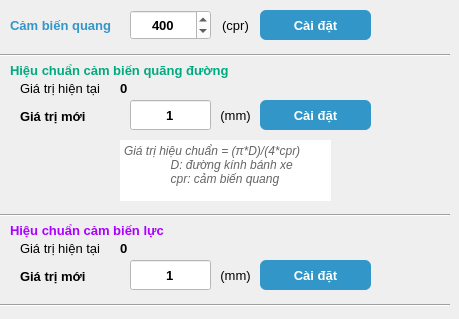
    <widget class="QWidget" name="tab_calib">
     <attribute name="title">
      <string>   Hiệu chuẩn   </string>
     </attribute>
     <widget class="QToolButton" name="toolButton_setCountPerShutdown">
      <property name="geometry">
       <rect>
        <x>260</x>
        <y>10</y>
        <width>111</width>
        <height>30</height>
       </rect>
      </property>
      <property name="font">
       <font>
        <pointsize>10</pointsize>
        <bold>true</bold>
       </font>
      </property>
      <property name="styleSheet">
       <string notr="true">QToolButton{
color: rgb(255, 255, 255);
background-color: rgb(50, 150, 200);
border: none;
border-style: outset;
border-width: 0px;
border-radius: 6px;
}
QToolButton:hover{
background-color: rgb(120, 210, 240);
color: rgb(255, 255, 255);
}</string>
      </property>
      <property name="text">
       <string>Cài đặt</string>
      </property>
      <property name="iconSize">
       <size>
        <width>50</width>
        <height>50</height>
       </size>
      </property>
      <property name="toolButtonStyle">
       <enum>Qt::ToolButtonTextOnly</enum>
      </property>
      <property name="autoRaise">
       <bool>true</bool>
      </property>
     </widget>
     <widget class="QLabel" name="label_zeroText_4">
      <property name="geometry">
       <rect>
        <x>10</x>
        <y>15</y>
        <width>111</width>
        <height>20</height>
       </rect>
      </property>
      <property name="font">
       <font>
        <pointsize>10</pointsize>
        <bold>true</bold>
       </font>
      </property>
      <property name="styleSheet">
       <string notr="true">color: rgb(50, 150, 200);</string>
      </property>
      <property name="text">
       <string>Cảm biến quang</string>
      </property>
     </widget>
     <widget class="Line" name="line_4">
      <property name="geometry">
       <rect>
        <x>0</x>
        <y>50</y>
        <width>450</width>
        <height>10</height>
       </rect>
      </property>
      <property name="orientation">
       <enum>Qt::Horizontal</enum>
      </property>
     </widget>
     <widget class="Line" name="line_5">
      <property name="geometry">
       <rect>
        <x>0</x>
        <y>210</y>
        <width>450</width>
        <height>10</height>
       </rect>
      </property>
      <property name="orientation">
       <enum>Qt::Horizontal</enum>
      </property>
     </widget>
     <widget class="Line" name="line_6">
      <property name="geometry">
       <rect>
        <x>0</x>
        <y>300</y>
        <width>450</width>
        <height>10</height>
       </rect>
      </property>
      <property name="orientation">
       <enum>Qt::Horizontal</enum>
      </property>
     </widget>
     <widget class="QLabel" name="label_Unit_3">
      <property name="geometry">
       <rect>
        <x>215</x>
        <y>15</y>
        <width>41</width>
        <height>20</height>
       </rect>
      </property>
      <property name="font">
       <font>
        <pointsize>10</pointsize>
        <bold>false</bold>
       </font>
      </property>
      <property name="text">
       <string>(cpr)</string>
      </property>
      <property name="alignment">
       <set>Qt::AlignCenter</set>
      </property>
     </widget>
     <widget class="QSpinBox" name="spinBox_countPerShutdown">
      <property name="geometry">
       <rect>
        <x>130</x>
        <y>10</y>
        <width>81</width>
        <height>30</height>
       </rect>
      </property>
      <property name="font">
       <font>
        <pointsize>10</pointsize>
        <bold>true</bold>
       </font>
      </property>
      <property name="styleSheet">
       <string notr="true">background-color: rgb(255, 255, 255);</string>
      </property>
      <property name="alignment">
       <set>Qt::AlignCenter</set>
      </property>
      <property name="minimum">
       <number>10</number>
      </property>
      <property name="maximum">
       <number>65535</number>
      </property>
      <property name="value">
       <number>400</number>
      </property>
     </widget>
     <widget class="QLineEdit" name="lineEdit_calibDistance">
      <property name="geometry">
       <rect>
        <x>130</x>
        <y>100</y>
        <width>81</width>
        <height>30</height>
       </rect>
      </property>
      <property name="font">
       <font>
        <pointsize>10</pointsize>
        <bold>true</bold>
       </font>
      </property>
      <property name="styleSheet">
       <string notr="true">background-color: rgb(255, 255, 255);</string>
      </property>
      <property name="text">
       <string>1</string>
      </property>
      <property name="alignment">
       <set>Qt::AlignCenter</set>
      </property>
     </widget>
     <widget class="QLabel" name="label_zeroText_5">
      <property name="geometry">
       <rect>
        <x>10</x>
        <y>60</y>
        <width>231</width>
        <height>20</height>
       </rect>
      </property>
      <property name="font">
       <font>
        <pointsize>10</pointsize>
        <bold>true</bold>
       </font>
      </property>
      <property name="styleSheet">
       <string notr="true">color: rgb(0, 170, 127);</string>
      </property>
      <property name="text">
       <string>Hiệu chuẩn cảm biến quãng đường</string>
      </property>
     </widget>
     <widget class="QToolButton" name="toolButton_setCalibDistance">
      <property name="geometry">
       <rect>
        <x>260</x>
        <y>100</y>
        <width>111</width>
        <height>30</height>
       </rect>
      </property>
      <property name="font">
       <font>
        <pointsize>10</pointsize>
        <bold>true</bold>
       </font>
      </property>
      <property name="styleSheet">
       <string notr="true">QToolButton{
color: rgb(255, 255, 255);
background-color: rgb(50, 150, 200);
border: none;
border-style: outset;
border-width: 0px;
border-radius: 6px;
}
QToolButton:hover{
background-color: rgb(120, 210, 240);
color: rgb(255, 255, 255);
}</string>
      </property>
      <property name="text">
       <string>Cài đặt</string>
      </property>
      <property name="iconSize">
       <size>
        <width>50</width>
        <height>50</height>
       </size>
      </property>
      <property name="toolButtonStyle">
       <enum>Qt::ToolButtonTextOnly</enum>
      </property>
      <property name="autoRaise">
       <bool>true</bool>
      </property>
     </widget>
     <widget class="QLabel" name="label">
      <property name="geometry">
       <rect>
        <x>20</x>
        <y>80</y>
        <width>91</width>
        <height>16</height>
       </rect>
      </property>
      <property name="font">
       <font>
        <pointsize>10</pointsize>
       </font>
      </property>
      <property name="text">
       <string>Giá trị hiện tại</string>
      </property>
     </widget>
     <widget class="QLabel" name="label_2">
      <property name="geometry">
       <rect>
        <x>20</x>
        <y>108</y>
        <width>91</width>
        <height>16</height>
       </rect>
      </property>
      <property name="font">
       <font>
        <pointsize>10</pointsize>
        <bold>true</bold>
       </font>
      </property>
      <property name="text">
       <string>Giá trị mới</string>
      </property>
     </widget>
     <widget class="QLabel" name="label_calibDistanceUnit">
      <property name="geometry">
       <rect>
        <x>215</x>
        <y>105</y>
        <width>41</width>
        <height>20</height>
       </rect>
      </property>
      <property name="font">
       <font>
        <pointsize>10</pointsize>
        <bold>false</bold>
       </font>
      </property>
      <property name="text">
       <string>(mm)</string>
      </property>
      <property name="alignment">
       <set>Qt::AlignCenter</set>
      </property>
     </widget>
     <widget class="QLabel" name="label_calibDistance">
      <property name="geometry">
       <rect>
        <x>120</x>
        <y>80</y>
        <width>91</width>
        <height>16</height>
       </rect>
      </property>
      <property name="font">
       <font>
        <pointsize>10</pointsize>
        <bold>true</bold>
       </font>
      </property>
      <property name="text">
       <string>0</string>
      </property>
     </widget>
     <widget class="QToolButton" name="toolButton_setCalibForce">
      <property name="geometry">
       <rect>
        <x>260</x>
        <y>260</y>
        <width>111</width>
        <height>30</height>
       </rect>
      </property>
      <property name="font">
       <font>
        <pointsize>10</pointsize>
        <bold>true</bold>
       </font>
      </property>
      <property name="styleSheet">
       <string notr="true">QToolButton{
color: rgb(255, 255, 255);
background-color: rgb(50, 150, 200);
border: none;
border-style: outset;
border-width: 0px;
border-radius: 6px;
}
QToolButton:hover{
background-color: rgb(120, 210, 240);
color: rgb(255, 255, 255);
}</string>
      </property>
      <property name="text">
       <string>Cài đặt</string>
      </property>
      <property name="iconSize">
       <size>
        <width>50</width>
        <height>50</height>
       </size>
      </property>
      <property name="toolButtonStyle">
       <enum>Qt::ToolButtonTextOnly</enum>
      </property>
      <property name="autoRaise">
       <bool>true</bool>
      </property>
     </widget>
     <widget class="QLabel" name="label_3">
      <property name="geometry">
       <rect>
        <x>20</x>
        <y>240</y>
        <width>91</width>
        <height>16</height>
       </rect>
      </property>
      <property name="font">
       <font>
        <pointsize>10</pointsize>
       </font>
      </property>
      <property name="text">
       <string>Giá trị hiện tại</string>
      </property>
     </widget>
     <widget class="QLabel" name="label_4">
      <property name="geometry">
       <rect>
        <x>20</x>
        <y>268</y>
        <width>91</width>
        <height>16</height>
       </rect>
      </property>
      <property name="font">
       <font>
        <pointsize>10</pointsize>
        <bold>true</bold>
       </font>
      </property>
      <property name="text">
       <string>Giá trị mới</string>
      </property>
     </widget>
     <widget class="QLabel" name="label_calibForceUnit">
      <property name="geometry">
       <rect>
        <x>215</x>
        <y>265</y>
        <width>41</width>
        <height>20</height>
       </rect>
      </property>
      <property name="font">
       <font>
        <pointsize>10</pointsize>
        <bold>false</bold>
       </font>
      </property>
      <property name="text">
       <string>(mm)</string>
      </property>
      <property name="alignment">
       <set>Qt::AlignCenter</set>
      </property>
     </widget>
     <widget class="QLineEdit" name="lineEdit_calibForce">
      <property name="geometry">
       <rect>
        <x>130</x>
        <y>260</y>
        <width>81</width>
        <height>30</height>
       </rect>
      </property>
      <property name="font">
       <font>
        <pointsize>10</pointsize>
        <bold>true</bold>
       </font>
      </property>
      <property name="styleSheet">
       <string notr="true">background-color: rgb(255, 255, 255);</string>
      </property>
      <property name="text">
       <string>1</string>
      </property>
      <property name="alignment">
       <set>Qt::AlignCenter</set>
      </property>
     </widget>
     <widget class="QLabel" name="label_calibForce">
      <property name="geometry">
       <rect>
        <x>120</x>
        <y>240</y>
        <width>91</width>
        <height>16</height>
       </rect>
      </property>
      <property name="font">
       <font>
        <pointsize>10</pointsize>
        <bold>true</bold>
       </font>
      </property>
      <property name="text">
       <string>0</string>
      </property>
     </widget>
     <widget class="QLabel" name="label_zeroText_6">
      <property name="geometry">
       <rect>
        <x>10</x>
        <y>220</y>
        <width>171</width>
        <height>20</height>
       </rect>
      </property>
      <property name="font">
       <font>
        <pointsize>10</pointsize>
        <bold>true</bold>
       </font>
      </property>
      <property name="styleSheet">
       <string notr="true">color: rgb(170, 0, 255);</string>
      </property>
      <property name="text">
       <string>Hiệu chuẩn cảm biến lực</string>
      </property>
     </widget>
     <widget class="QPlainTextEdit" name="plainTextEdit">
      <property name="geometry">
       <rect>
        <x>120</x>
        <y>140</y>
        <width>211</width>
        <height>61</height>
       </rect>
      </property>
      <property name="font">
       <font>
        <pointsize>9</pointsize>
        <italic>true</italic>
       </font>
      </property>
      <property name="styleSheet">
       <string notr="true">color: rgb(100, 100, 100);</string>
      </property>
      <property name="frameShape">
       <enum>QFrame::NoFrame</enum>
      </property>
      <property name="plainText">
       <string>Giá trị hiệu chuẩn = (π*D)/(4*cpr)
              D: đường kính bánh xe
              cpr: cảm biến quang</string>
      </property>
     </widget>
    </widget>
